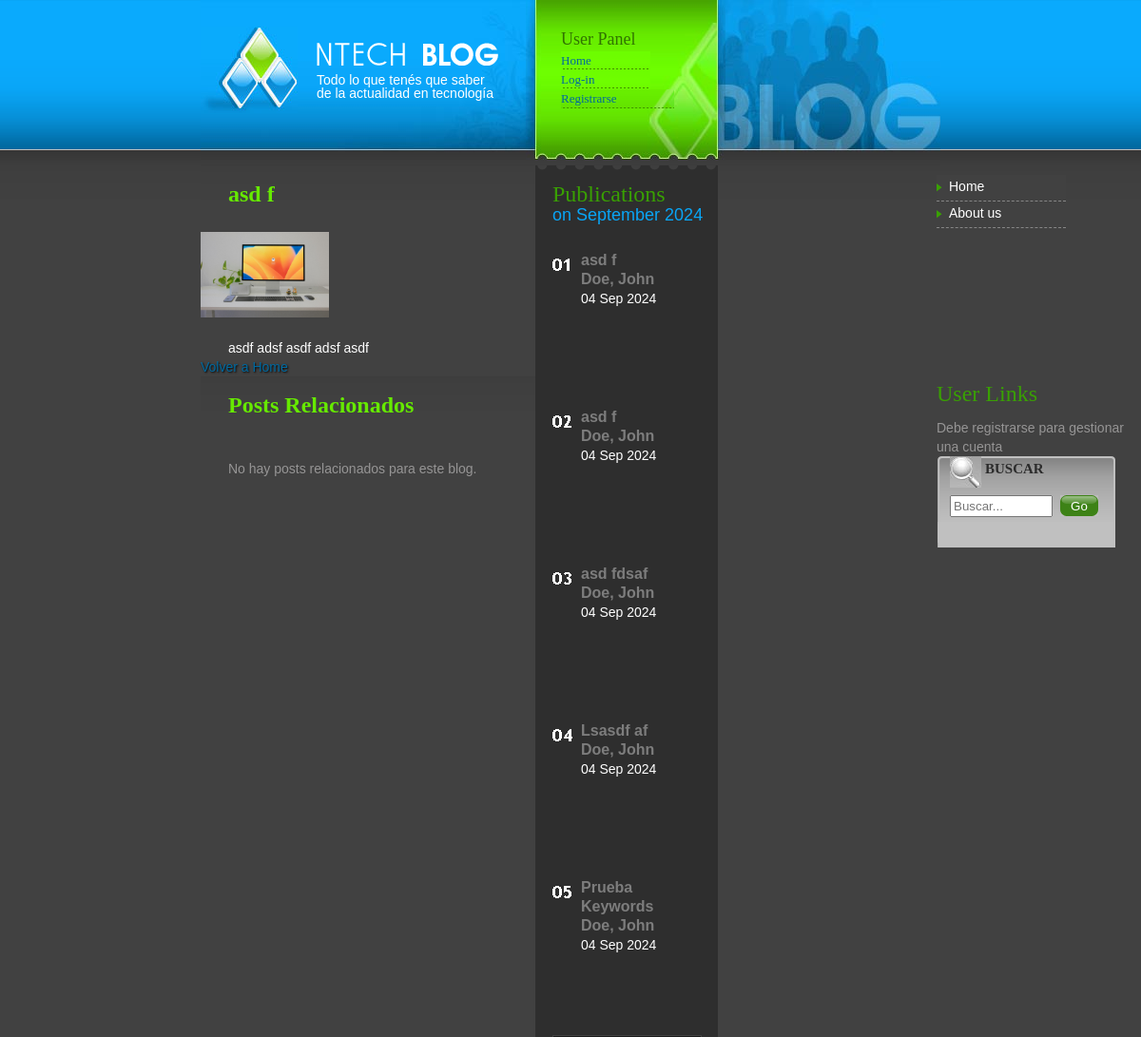
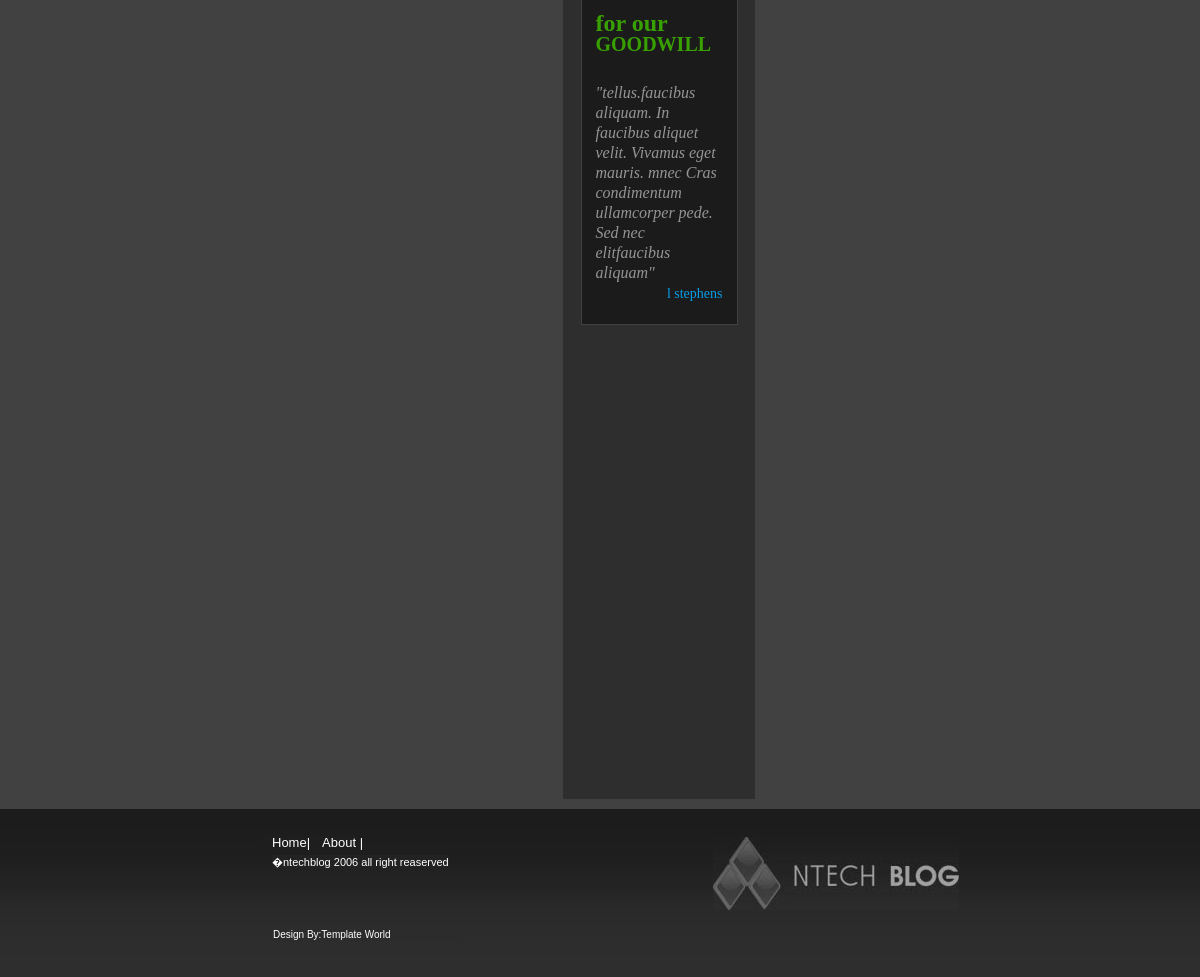
Page /blogs/26/ on the committed database (2 pictures, top to bottom).
### blogs/models.py (models this page shows, shortened)
class Blogs(models.Model):
    author = models.ForeignKey(App_Users, null=True, on_delete=models.SET_NULL, related_name='blogs')
    title = models.CharField(max_length=100)
    keywords = models.CharField(max_length=100)
    description = models.TextField(max_length=500)
    created_at = models.DateTimeField(auto_now_add=True)

class Blog_img(models.Model):
    blog = models.OneToOneField(Blogs, on_delete=models.CASCADE, related_name='thumbnail')
    image = models.ImageField(upload_to=get_random_filename, blank=True, null=True, default='blogs_imgs/default_blog_img.jpg')

### users/models.py (models this page shows)
class App_Users(AbstractUser):
    email = models.EmailField(unique=True)
    username = models.CharField(max_length=20, unique=True)
    first_name = models.CharField(max_length=30)
    last_name = models.CharField(max_length=30)
    description = models.TextField(blank=True, null=True)
    def __str__(self):
        return f'{self.last_name}, {self.first_name}'

### blogs/views.py (the view)
# urls.py: path('blogs/<int:pk>/', BlogDetailView.as_view(), name='blog_detail'),
class BlogDetailView(DetailView):
    model = Blogs
    template_name = 'blogs/blog_detail.html'
    context_object_name = 'blog'
    def get_context_data(self, **kwargs):
        context = super().get_context_data(**kwargs)
        posts = Post.objects.filter(blog=self.object).order_by('-created_at')
        paginator = Paginator(posts, 5)
        page_number = self.request.GET.get('page')
        page_obj = paginator.get_page(page_number)
        context['page_obj'] = page_obj
        return context

### proyecto_final/context_processors.py (called while the page is built)
def custom_context_processor(request):
    latest_blogs = Blogs.objects.order_by('-created_at')[:5]
    return {
        'latest_blogs': latest_blogs,
    }

def current_datetime(request):
    now = datetime.now()
    return {
        'day_of_week': now.strftime('%A'),
        'day_of_month': now.strftime('%d'),
        'month_name': now.strftime('%B'),
        'month_number': now.strftime('%m'),
        'year_two_digits': now.strftime('%y'),
        'year_four_digits': now.strftime('%Y'),
    }

### blogs/templates/blogs/blog_detail.html (shortened to what this page needs)
{% extends 'blogs/base.html' %}
{% load static %}
{% block main %}
  <div id="leftPan">
    <h2>{{ blog.title }}</h2>
    <img src="{{blog.thumbnail.image.url}}" alt="" height="90px">
    <p style="color: white;">{{ blog.description }}</p>
    <a href="{% url 'Home' %}" class="link">Volver a Home</a>
    <h2>Posts Relacionados</h2>
    {% if page_obj.object_list %}
        {% for post in page_obj.object_list %}
          <div>
            <p style="color: white;">{{ post.content }}</p>
            <p> Autor:{{ post.author }}</p>
            <p>Publicado el: {{ post.created_at|date:"d M Y" }}</p>
            {% if post.author == request.user %}
              <a href="{% url 'post_update' post.pk %}" class="link"> Modificar |</a>
            {% endif %}
            {% if post.author == request.user or request.user.is_superuser %}
              <a href="{% url 'post_delete' post.pk %}" class="link">Eliminar</a>
            {% endif %}
          </div>
        {% endfor %}
      <div class="pagination">
        <span class="step-links">
          {% if page_obj.has_previous %}
            <a href="?page=1" class="link">&laquo; primero</a>
            <a href="?page={{ page_obj.previous_page_number }}" class="link">anterior</a>
          {% endif %}
          <span class="current">
            Página {{ page_obj.number }} de {{ page_obj.paginator.num_pages }}.
          </span>
          {% if page_obj.has_next %}
            <a href="?page={{ page_obj.next_page_number }}" class="link">siguiente</a>
            <a href="?page={{ page_obj.paginator.num_pages }}" class="link">último &raquo;</a>
          {% endif %}
        </span>
      </div>
    {% else %}
      <p>No hay posts relacionados para este blog.</p>
    {% endif %}
  </div>
  <div id="middlePan">
    <h2>
      Publications<br />
      <span>on {{ month_name }} {{ year_four_digits }}</span>
    </h2>
    <div id="middleulPan">
      <ul>
        <li class="one">
          {{latest_blogs.0.title}} <br/>
          {{latest_blogs.0.author}}
          <span> <br /> {{latest_blogs.0.created_at|date:"d M Y"}}</span>
        </li>
        <li class="two">
          {{latest_blogs.1.title}} <br/>
          {{latest_blogs.1.author}}
          <span> <br /> {{latest_blogs.1.created_at|date:"d M Y"}}</span>
        </li>
        <li class="three">
          {{latest_blogs.2.title}} <br/>
          {{latest_blogs.2.author}}
          <span> <br /> {{latest_blogs.2.created_at|date:"d M Y"}}</span>
        </li>
        <li class="four">
          {{latest_blogs.3.title}} <br/>
          {{latest_blogs.3.author}}
          <span> <br /> {{latest_blogs.3.created_at|date:"d M Y"}}</span>
        </li>
        <li class="five">
          {{latest_blogs.4.title}} <br/>
          {{latest_blogs.4.author}}
          <span> <br /> {{latest_blogs.4.created_at|date:"d M Y"}}</span>
        </li>
      </ul>
    </div>
    <div id="middlecaptionPan">
      <h3>
        for our<br />
        <span>GOODWILL</span>
      </h3>
      <p>
        &quot;tellus.faucibus aliquam. In faucibus aliquet velit. Vivamus eget
        mauris. mnec Cras condimentum ullamcorper pede. Sed nec elitfaucibus
        aliquam&quot;
      </p>
      <p align="right"><span>l stephens</span></p>
    </div>
  </div>
{% endblock main %}

### blogs/static/blogs/css/style.css (style rules this page uses)
body { margin:0; padding:0; background:url(images/mainbg.gif) 0 0 repeat-x #414141; color:#969595; font:14px/20px "Trebuchet MS", Arial, Helvetica, sans-serif; }
div, p, ul, ol, h1, h2, h3, h4, h5, img { margin:0px; padding:0px; }
ul { list-style-type:none; }
a.link { text-decoration: none; color: #01699F; text-shadow: 1px 1px 2px black; }
#leftPan { width:352px; float:left; margin:0; background:#414141; color:#969595; }
#leftPan h2 { display:block; height:50px; font:24px/20px Georgia, "Times New Roman", Times, serif; font-weight:bold; color:#66EA00; background: url(images/lefttopbg.gif) 0 0 repeat-x #404040; padding:20px 0 0 29px; }
#leftPan p { padding:17px 30px 0 29px; }
#middlePan { width:192px; height:1716px; float:left; background:url(images/mpanel-bg.gif) 0 0 no-repeat #2E2E2E; color:#7D7D7D; }
#middlePan h2 { display:block; height:70px; font:24px/20px Georgia, "Times New Roman", Times, serif; color:#39A002; background:#2E2E2E; margin:20px 0 0 18px; }
#middlePan h2 span { font:18px/20px "Trebuchet MS", Arial, Helvetica, sans-serif; color:#09A5F6; background:#2E2E2E; }
#middleulPan { width:130px; margin:0 18px; }
#middlePan ul { width:130px; }
#middlePan ul li { display:block;width:120px; height:165px; font-size:16px; font-weight:bold; background:#2E2E2E; color:#7D7D7D; padding:0 0 0 30px; }
#middlePan ul li span { font-size:14px; font-weight:normal; background:#2E2E2E; color:#fff; }
#middlePan ul li.one { background:url(images/1.gif) 0 5% no-repeat; }
#middlePan ul li.two { background:url(images/2.gif) 0 5% no-repeat; }
#middlePan ul li.three { background:url(images/3.gif) 0 5% no-repeat; }
#middlePan ul li.four { background:url(images/4.gif) 0 5% no-repeat; }
#middlePan ul li.five { background:url(images/5.gif) 0 5% no-repeat; }
#middlecaptionPan { width:127px; border:1px solid #414141; background:#1B1B1B; position:relative; margin:0 auto; color:#969595; padding:14px 14px 20px; font:16px/20px Georgia, "Times New Roman", Times, serif; }
#middlecaptionPan h3 { display:block; height:70px; font-size:24px; color:#39A002; background:#1B1B1B; margin:0; }
#middlecaptionPan h3 span { font-size:20px; text-transform:uppercase; }
#middlecaptionPan p { font-style:italic; }
#middlecaptionPan p span { background:#1B1B1B; color:#089DEA; font-style:normal; font-size:14px; }

### rows in the picture
Blogs: title "asd f", thumbnail.image (placeholder picture), description "asdf adsf asdf adsf asdf", author.first_name "Doe, John", created_at "04 Sep 2024"
Blogs: title "asd f", author.first_name "Doe, John", created_at "04 Sep 2024"
Blogs: title "asd fdsaf", author.first_name "Doe, John", created_at "04 Sep 2024"
Blogs: title "Lsasdf af", author.first_name "Doe, John", created_at "04 Sep 2024"
Blogs: title "Prueba Keywords", author.first_name "Doe, John", created_at "04 Sep 2024"
